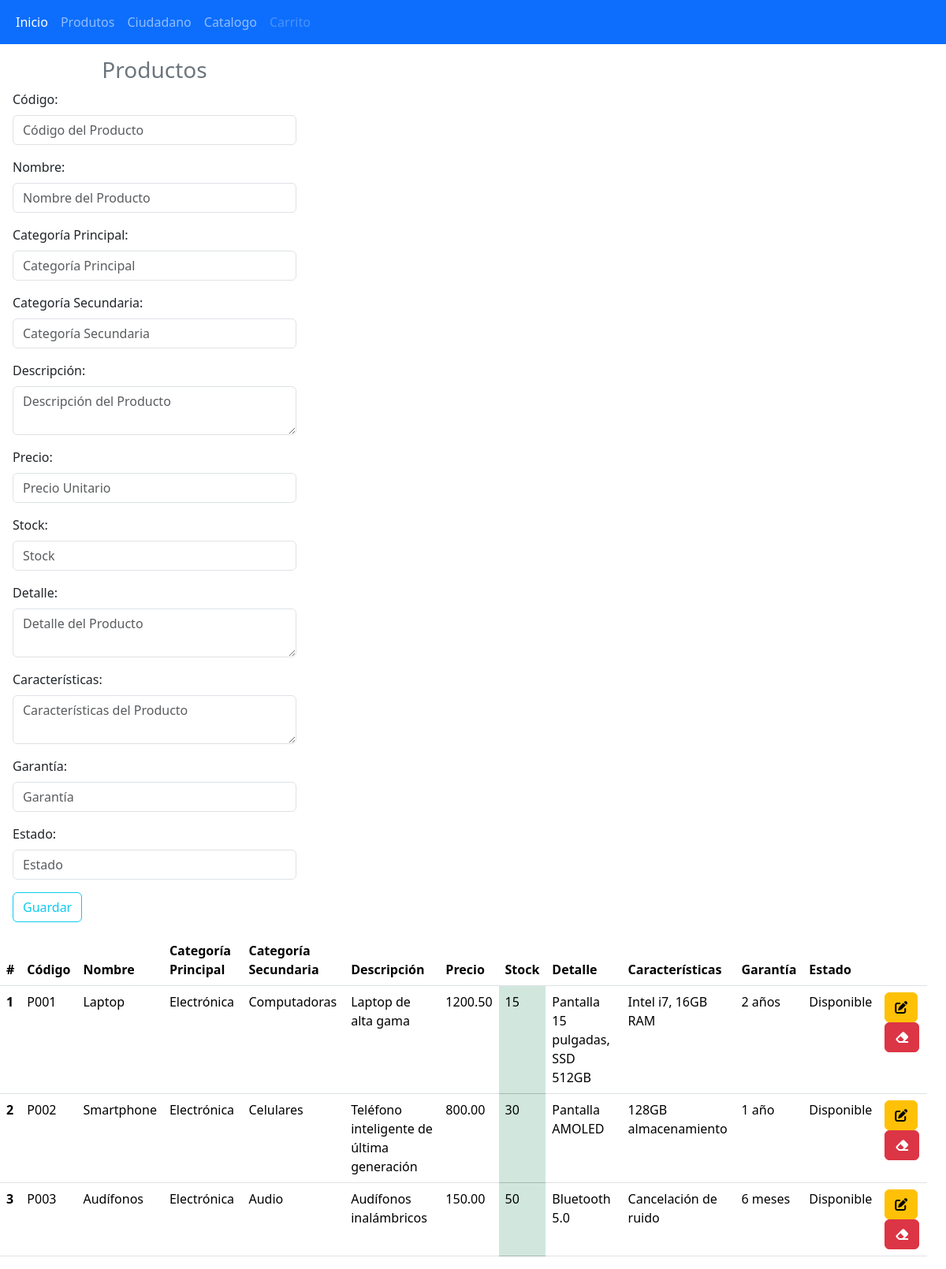
The page /productos.php on the database its author committed.
### tables this page shows
CREATE TABLE `producto` (
  `id` int(11) NOT NULL,
  `codigo` varchar(20) NOT NULL,
  `nombre` varchar(100) NOT NULL,
  `categoriaPrincipal` varchar(50) DEFAULT NULL,
  `categoriaSecundaria` varchar(50) DEFAULT NULL,
  `descripcion` text DEFAULT NULL,
  `precio` decimal(10,2) NOT NULL,
  `stock` int(11) DEFAULT NULL,
  `detalle` text DEFAULT NULL,
  `caracteristicas` text DEFAULT NULL,
  `garantia` varchar(50) DEFAULT NULL,
  `estado` varchar(20) DEFAULT NULL
);

### productos.php (the view, shortened to what this page needs)
<!DOCTYPE html>
<html lang="es">
<head>
  <link href="https://cdn.jsdelivr.net/npm/bootstrap@5.3.3/dist/css/bootstrap.min.css" rel="stylesheet">
</head>
<body>
<?php
  include "navbar.php";
  ?>
  <div class="container-fluid row">
<?php
include "conexion.php";
?>
<form class="col-4 p-3" method="POST">
    <fieldset>
        <h3 class="text-center text-secondary">Productos</h3>
        <div class="mb-3">
            <label class="form-label">Código:</label>
            <input type="text" class="form-control" placeholder="Código del Producto" name="codigo">
        </div>
        <div class="mb-3">
            <label class="form-label">Nombre:</label>
            <input type="text" class="form-control" placeholder="Nombre del Producto" name="nombre">
        </div>
        <div class="mb-3">
            <label class="form-label">Categoría Principal:</label>
            <input type="text" class="form-control" placeholder="Categoría Principal" name="categoriaPrincipal">
        </div>
        <div class="mb-3">
            <label class="form-label">Categoría Secundaria:</label>
            <input type="text" class="form-control" placeholder="Categoría Secundaria" name="categoriaSecundaria">
        </div>
        <div class="mb-3">
            <label class="form-label">Descripción:</label>
            <textarea class="form-control" placeholder="Descripción del Producto" name="descripcion"></textarea>
        </div>
        <div class="mb-3">
            <label class="form-label">Precio:</label>
            <input type="text" class="form-control" placeholder="Precio Unitario" name="precio">
        </div>
        <div class="mb-3">
            <label class="form-label">Stock:</label>
            <input type="text" class="form-control" placeholder="Stock" name="stock">
        </div>
        <div class="mb-3">
            <label class="form-label">Detalle:</label>
            <textarea class="form-control" placeholder="Detalle del Producto" name="detalle"></textarea>
        </div>
        <div class="mb-3">
            <label class="form-label">Características:</label>
            <textarea class="form-control" placeholder="Características del Producto" name="caracteristicas"></textarea>
        </div>
        <div class="mb-3">
            <label class="form-label">Garantía:</label>
            <input type="text" class="form-control" placeholder="Garantía" name="garantia">
        </div>
        <div class="mb-3">
            <label class="form-label">Estado:</label>
            <input type="text" class="form-control" placeholder="Estado" name="estado">
        </div>
        <button type="submit" class="btn btn-outline-info m-auto" name="btnGuardar" value="ok">Guardar</button>
    </fieldset>
</form>
<?php
$sql = $conexion->query("SELECT id, codigo, nombre, categoriaPrincipal, categoriaSecundaria, descripcion, precio, stock, detalle, caracteristicas, garantia, estado FROM producto");
?>
<table class="table">
    <thead class="bg-info">
    <tr>
        <th scope="col">#</th>
        <th scope="col">Código</th>
        <th scope="col">Nombre</th>
        <th scope="col">Categoría Principal</th>
        <th scope="col">Categoría Secundaria</th>
        <th scope="col">Descripción</th>
        <th scope="col">Precio</th>
        <th scope="col">Stock</th>
        <th scope="col">Detalle</th>
        <th scope="col">Características</th>
        <th scope="col">Garantía</th>
        <th scope="col">Estado</th>
        <th scope="col"></th>
    </tr>
    </thead>
    <tbody>
    <?php while($datos = $sql->fetch_object()){ ?>
        <tr>
            <th scope="row"><?= $datos->id ?></th>
            <td><?= $datos->codigo ?></td>
            <td><?= $datos->nombre ?></td>
            <td><?= $datos->categoriaPrincipal ?></td>
            <td><?= $datos->categoriaSecundaria ?></td>
            <td><?= $datos->descripcion ?></td>
            <td><?= $datos->precio ?></td>
            <?php
        if($datos->stock  == 0){?>
            <td class="table-danger"><?= $datos->stock ?></td>
        <?php }else{?>
            <td class="table-success"><?= $datos->stock ?></td>
            <?php }?>
            <td><?= $datos->detalle ?></td>
            <td><?= $datos->caracteristicas ?></td>
            <td><?= $datos->garantia ?></td>
            <td><?= $datos->estado ?></td>
            <td>
                <a href="actualizar.php?id=<?= $datos->id ?>" class="btn btn-small btn-warning"><i class="fa-solid fa-pen-to-square"></i></a>
                <a href="eliminar.php?id=<?= $datos->id ?>" class="btn btn-small btn-danger"><i class="fa-solid fa-eraser"></i></a>
            </td>
        </tr>
    <?php } ?>
    </tbody>
</table>

### rows shown on the page
producto: id "1", codigo "P001", nombre "Laptop", categoriaPrincipal "Electrónica", categoriaSecundaria "Computadoras", descripcion "Laptop de alta gama", precio "1200.50", stock "15", detalle "Pantalla 15 pulgadas, SSD 512GB", caracteristicas "Intel i7, 16GB RAM", garantia "2 años", estado "Disponible"
producto: id "2", codigo "P002", nombre "Smartphone", categoriaPrincipal "Electrónica", categoriaSecundaria "Celulares", descripcion "Teléfono inteligente de última generación", precio "800.00", stock "30", detalle "Pantalla AMOLED", caracteristicas "128GB almacenamiento", garantia "1 año", estado "Disponible"
producto: id "3", codigo "P003", nombre "Audífonos", categoriaPrincipal "Electrónica", categoriaSecundaria "Audio", descripcion "Audífonos inalámbricos", precio "150.00", stock "50", detalle "Bluetooth 5.0", caracteristicas "Cancelación de ruido", garantia "6 meses", estado "Disponible"
